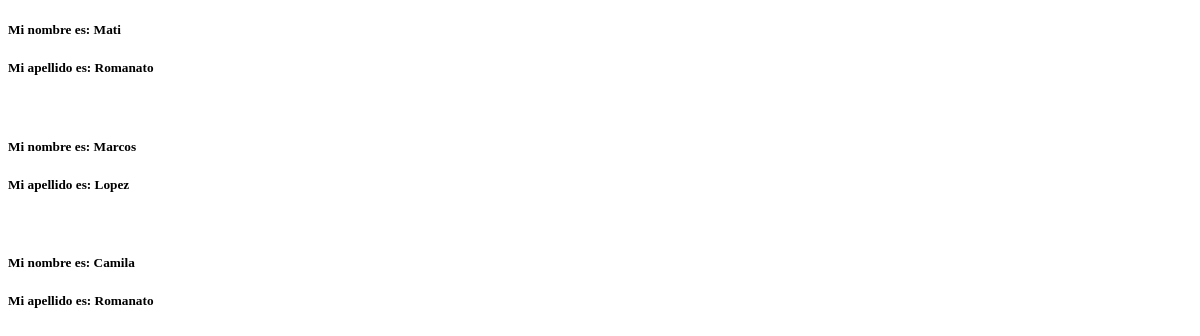
The page /familiares/ on the database as committed earlier.
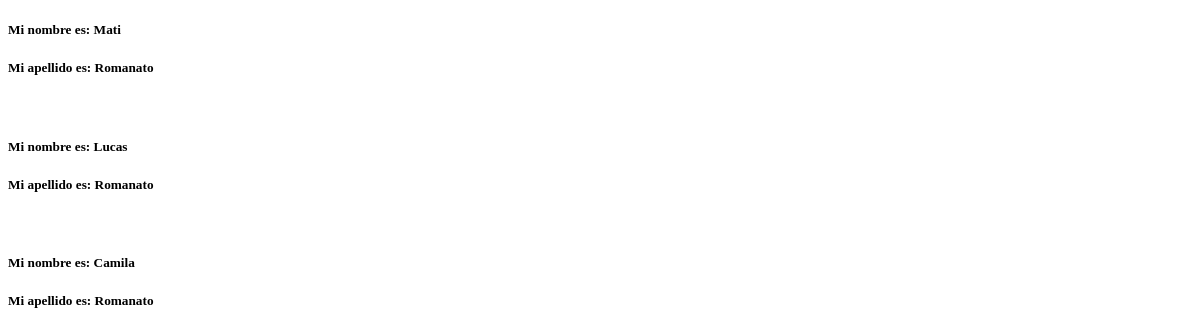
The same page on the database as committed later.
### familiares/models.py (models this page shows)
class familiares(models.Model):
    nombre = models.CharField(max_length=40)
    apellido = models.CharField(max_length=40, default=True)
    edad = models.IntegerField()
    fecha_nacimiento = models.DateField()
    dni =  models.CharField(max_length=40, unique=True)

### familiares/views.py (the view)
# urls.py: path('',familiares_add,name='familiares'),
def familiares_add(request):
    new_familiares = familiares.objects.all()
    context = {'new_familiares':new_familiares}
    return render(request,'index.html',context=context)

### templates/index.html (shortened to what this page needs)
<!DOCTYPE html>
<html lang="en">
<head>
</head>
<body>
    {% for familia in new_familiares %}
        <h5>Mi nombre es: {{familia.nombre}}</h5>
        <h5>Mi apellido es: {{familia.apellido}}</h5><br>
    {% endfor %}
</body>
</html>

Rows that differ between the two databases and show on the page:
changed familiares: nombre "Marcos" → "Lucas"; apellido "Lopez" → "Romanato"
